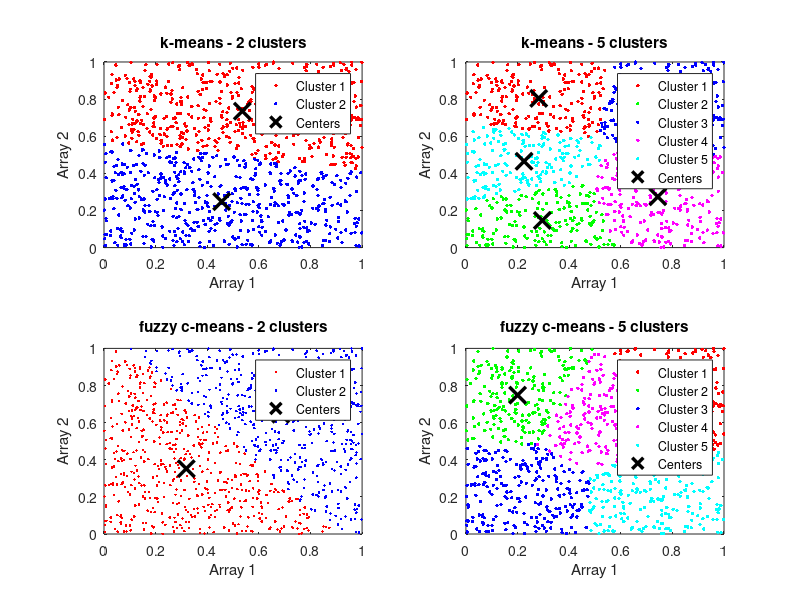

Reproduce this figure in MATLAB.
close all
clear
clc

% Úkol 1: k-means
arr_1 = rand(1000, 1);
arr_2 = rand(1000, 1);

[idx_2, C_2] = kmeans([arr_1, arr_2], 2);

figure('Name','K-means clustering')
subplot(2, 2, 1)
plot(arr_1(idx_2==1), arr_2(idx_2==1), 'r.', 'MarkerSize', 8)
hold on
plot(arr_1(idx_2==2), arr_2(idx_2==2), 'b.', 'MarkerSize', 8)
plot(C_2(:,1), C_2(:,2), 'kx', 'LineWidth', 2.5, 'MarkerSize', 12)
hold off

legend('Cluster 1', 'Cluster 2', 'Centers')
xlabel('Array 1')
ylabel('Array 2')
title('k-means - 2 clusters')

subplot(2, 2, 2)
[idx_5, C_5] = kmeans([arr_1, arr_2], 5);

subplot(2, 2, 2)
plot(arr_1(idx_5==1), arr_2(idx_5==1), 'r.', 'MarkerSize', 8)
hold on
plot(arr_1(idx_5==2), arr_2(idx_5==2), 'g.', 'MarkerSize', 8)
plot(arr_1(idx_5==3), arr_2(idx_5==3), 'b.', 'MarkerSize', 8)
plot(arr_1(idx_5==4), arr_2(idx_5==4), 'm.', 'MarkerSize', 8)
plot(arr_1(idx_5==5), arr_2(idx_5==5), 'c.', 'MarkerSize', 8)
plot(C_5(:,1), C_5(:,2), 'kx', 'LineWidth', 2.5, 'MarkerSize', 12)
hold off

legend('Cluster 1', 'Cluster 2', 'Cluster 3', 'Cluster 4', ...
    'Cluster 5', 'Centers')
xlabel('Array 1')
ylabel('Array 2')
title('k-means - 5 clusters')



% Úkol 2: fuzzy c-means
[centers, U] = fcm([arr_1, arr_2], 2);
maxU = max(U);
index1 = find(U(1,:) == maxU);
index2 = find(U(2,:) == maxU);

subplot(2, 2, 3)
plot(arr_1(index1), arr_2(index1), 'r.')
hold on
plot(arr_1(index2), arr_2(index2), 'b.')
plot(centers(1,1), centers(1,2), 'xk','MarkerSize', 12, 'LineWidth', 2.5)
plot(centers(2,1), centers(2,2), 'xk','MarkerSize', 12, 'LineWidth', 2.5)
hold off

legend('Cluster 1', 'Cluster 2', 'Centers')
xlabel('Array 1')
ylabel('Array 2')
title('fuzzy c-means - 2 clusters')

[centers_5, U_5] = fcm([arr_1, arr_2], 5);
maxU_5 = max(U_5);
index1_5 = find(U_5(1,:) == maxU_5);
index2_5 = find(U_5(2,:) == maxU_5);
index3_5 = find(U_5(3,:) == maxU_5);
index4_5 = find(U_5(4,:) == maxU_5);
index5_5 = find(U_5(5,:) == maxU_5);

subplot(2, 2, 4)
plot(arr_1(index1_5), arr_2(index1_5), 'r.', 'MarkerSize', 8)
hold on
plot(arr_1(index2_5), arr_2(index2_5), 'g.', 'MarkerSize', 8)
plot(arr_1(index3_5), arr_2(index3_5), 'b.', 'MarkerSize', 8)
plot(arr_1(index4_5), arr_2(index4_5), 'm.', 'MarkerSize', 8)
plot(arr_1(index5_5), arr_2(index5_5), 'c.', 'MarkerSize', 8)

plot(centers_5(1,1), centers_5(1,2), 'xk','MarkerSize', 12, 'LineWidth', 2.5)
plot(centers_5(2,1), centers_5(2,2), 'xk','MarkerSize', 12, 'LineWidth', 2.5)
hold off

legend('Cluster 1', 'Cluster 2', 'Cluster 3', 'Cluster 4', ...
    'Cluster 5', 'Centers')
xlabel('Array 1')
ylabel('Array 2')
title('fuzzy c-means - 5 clusters')